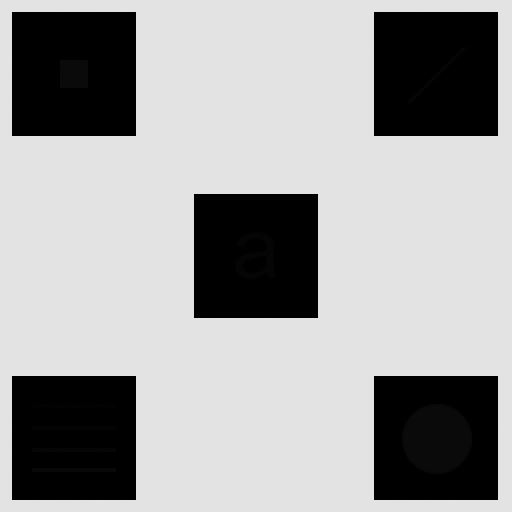
#> input picture Image-Process/image_data/DIP3E_Original_Images_CH03/Fig0326(a)(embedded_square_noisy_512).tif, 512 x 512 px
$ jupyter execute --allow-errors '灰度变换与空间滤波.ipynb'   (shell and % lines are left out)
#> lines starting #> are read from the running program, lines starting #| are printed output that depends on the picture
[cell 1]
import cv2
import numpy as np
import pandas as pd
import matplotlib.pyplot as plt
from PIL import Image
import os
from imp import reload
from pathlib import Path

import seaborn as sns
sns.set_style("dark")

import sys
sys.path.append("../")


img_base_path = Path(r"../image_data/DIP3E_Original_Images_CH03")

# 直方图处理

## 局部直方图均衡

[cell 2]
img_path = img_base_path.joinpath("Fig0326(a)(embedded_square_noisy_512).tif")
img = Image.open(img_path)
#> img is the input picture: PIL image 512x512 L; min 0, max 228, mean 160.7
img = np.asarray(img)
img = img.astype(np.uint8)

plt.imshow(img)

[cell 3]
"""全局直方图均衡"""
global_hist_img = cv2.equalizeHist(img)
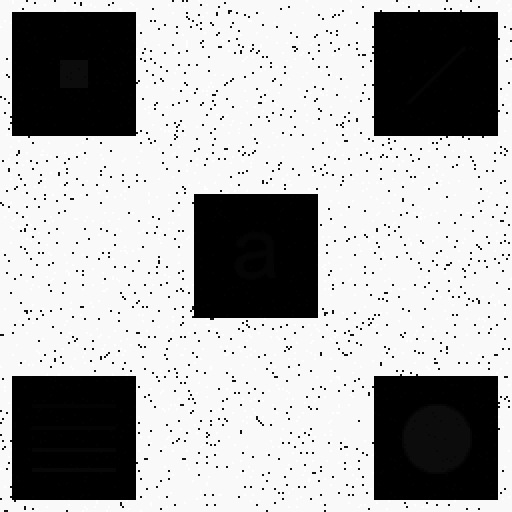
#> global_hist_img: shape (512, 512); min 0, max 255, mean 172.2

"""局部直方图均衡"""
clahe = cv2.createCLAHE(clipLimit=1, tileGridSize=(3,3))
local_hist_img  = clahe.apply(img)

_,axes = plt.subplots(nrows=1,ncols=3,figsize=(15,8))

axes[0].imshow(img)
axes[1].imshow(global_hist_img)
axes[2].imshow(local_hist_img)
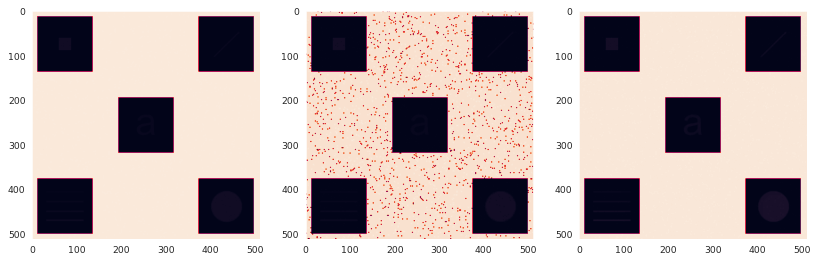
#> figure drawn by matplotlib, 3 panels

## 局部直方图增强

[cell 4]
img = cv2.imread(str(img_base_path.joinpath("Fig0327(a)(tungsten_original).tif")))
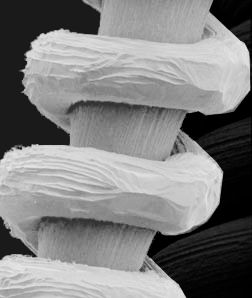
#> input picture Image-Process/image_data/DIP3E_Original_Images_CH03/Fig0327(a)(tungsten_original).tif, 252 x 298 px
#> img is the input picture: shape (298, 252, 3); min 0, max 231, mean 128.1


plt.imshow(img)
